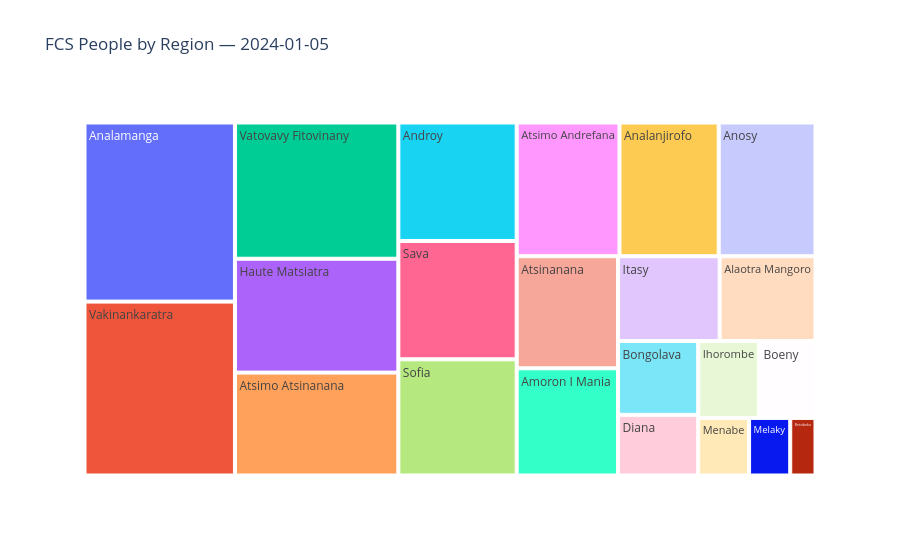

Notebook code cell kept with this figure:
### Code cell
def visualize_treemap_snapshot(df, date, region_col, value_col, title):
    """
    Create treemap showing regional distribution at a specific date
    Input: df (dataframe), date (str), region_col (str), value_col (str), title (str)
    Output: Plotly figure
    """
    df_date = df[df["date"] == date]
    fig = px.treemap(df_date, path=[region_col], values=value_col, title=title)
    return fig

date = "2024-01-05"
fig = visualize_treemap_snapshot(
    grouped,
    date=date,
    region_col="adminone",
    value_col="fcs people",
    title=f"FCS People by Region — {date}")

fig.show()

### Figure 1 — Plotly figure (JSON) as saved in the notebook; plotly's stock layout.template omitted (floating-point values rounded to 4 significant figures)
{"data": [{"branchvalues": "total", "domain": {"x": [0, 1], "y": [0, 1]}, "hovertemplate": "labels=%{label}<br>fcs people=%{value}<br>parent=%{parent}<br>id=%{id}<extra></extra>", "ids": ["Alaotra Mangoro", "Amoron I Mania", "Analamanga", "Analanjirofo", "Androy", "Anosy", "Atsimo Andrefana", "Atsimo Atsinanana", "Atsinanana", "Betsiboka", "Boeny", "Bongolava", "Diana", "Haute Matsiatra", "Ihorombe", "Itasy", "Melaky", "Menabe", "Sava", "Sofia", "Vakinankaratra", "Vatovavy Fitovinany"], "labels": ["Alaotra Mangoro", "Amoron I Mania", "Analamanga", "Analanjirofo", "Androy", "Anosy", "Atsimo Andrefana", "Atsimo Atsinanana", "Atsinanana", "Betsiboka", "Boeny", "Bongolava", "Diana", "Haute Matsiatra", "Ihorombe", "Itasy", "Melaky", "Menabe", "Sava", "Sofia", "Vakinankaratra", "Vatovavy Fitovinany"], "name": "", "parents": ["", "", "", "", "", "", "", "", "", "", "", "", "", "", "", "", "", "", "", "", "", ""], "type": "treemap", "values": [276932, 370321, 918120, 452111, 477780, 441013, 468460, 572963, 387158, 49604, 148178, 201677, 165644, 633920, 159187, 293485, 80749, 99807, 477003, 468533, 891656, 758607]}], "layout": {"autosize": true, "legend": {"tracegroupgap": 0}, "title": {"text": "FCS People by Region — 2024-01-05"}}}
